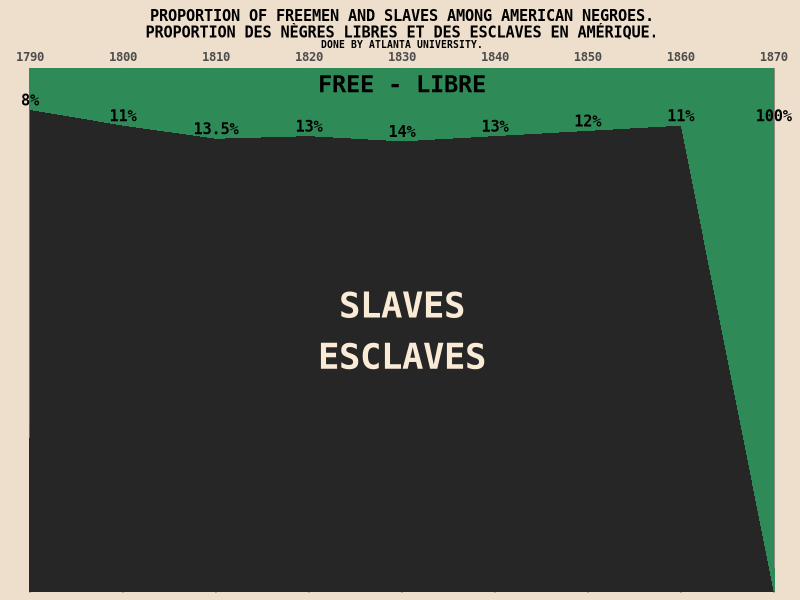

Here is the R script that generated this plot:
#################################
### ggplot2 meets W. E. B. Du Bois
###
### graph 1: =========================================
### proportion of freemen and slaves
### original: https://hdl.loc.gov/loc.pnp/ppmsca.33913
###
### digitized original collection available at:
### https://www.loc.gov/pictures/collection/anedub/dubois.html
#################################

library(dplyr)
library(ggplot2)

### intial setup: ====================================

# going to use the Inconsolata font, available for download here:
# https://fontlibrary.org/en/font/inconsolata
font_name <- "Inconsolata"

# set up theme skeleton with apporpriate font, correct background color,
# centered and bold main title, centered subtitle
theme_du_bois <- function() {
  theme_gray(base_family = font_name) %+replace%
    theme(
      plot.background = element_rect(
        fill = "antiquewhite2",
        color = "antiquewhite2"
      ),
      panel.background = element_rect(
        fill = "antiquewhite2",
        color = "antiquewhite2"
      ),
      plot.title = element_text(
        hjust = 0.5,
        face = "bold"
      ),
      plot.subtitle = element_text(hjust = 0.5)
    )
}

# creating data from original graph -------
freemen <- data.frame(
  year = seq(1790, 1870, by = 10),
  pct_free = c(0.08, 0.11, 0.135, 0.13, 0.14, 0.13, 0.12, 0.11, 1)
) %>%
  dplyr::mutate(
    pct_slave = 1 - pct_free,
    # replace the last value (0%) with the previous one so that it's aligned
    # in the same place as the actual image
    labels = replace(pct_slave, n(), pct_slave[n() - 1])
  )

# plot -------
ppmsca_33913 <- ggplot(
  data = freemen,
  mapping = aes(
    x = year,
    y = pct_slave
  )
) +
  geom_area(aes(y = 1),
    fill = "seagreen"
  ) +
  geom_area(fill = "gray15") +
  labs(
    title = "PROPORTION OF FREEMEN AND SLAVES AMONG AMERICAN NEGROES.\nPROPORTION DES NÈGRES LIBRES ET DES ESCLAVES EN AMÉRIQUE.",
    subtitle = "DONE BY ATLANTA UNIVERSITY."
  ) +
  scale_x_continuous(
    breaks = seq(1790, 1870, by = 10),
    position = "top"
  ) +
  coord_cartesian(
    expand = FALSE,
    clip = "off",
    xlim = c(1788, 1872)
  ) +
  theme_du_bois()

# annotations for plot
ppmsca_33913 + geom_text(
  aes(
    y = labels,
    label = paste0(100 * pct_free, "%"),
    family = font_name,
    fontface = "bold"
  ),
  nudge_y = 0.02
) +
  annotate(
    "text",
    label = c("SLAVES\nESCLAVES", "FREE - LIBRE"),
    color = c("antiquewhite", "black"),
    size = c(9, 6),
    x = 1830,
    y = c(0.5, 0.97),
    family = font_name,
    fontface = "bold"
  ) +
  ### theme adjustments
  theme(
    text = element_text(face = "bold"),
    panel.background = element_blank(),
    plot.subtitle = element_text(size = 7),
    panel.grid.major.x = element_line(color = "gray25"),
    panel.grid.minor = element_blank(),
    panel.grid.major.y = element_blank(),
    axis.text.y = element_blank(),
    axis.ticks = element_blank(),
    axis.title = element_blank()
  )
